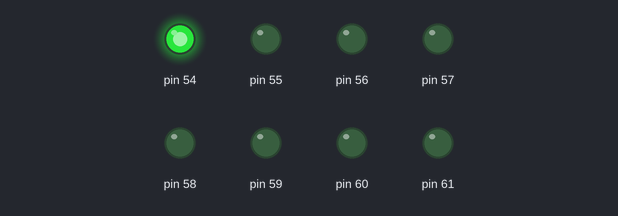
The sketch below on a simulated Arduino Mega 2560, built with avr-gcc and run on an emulated ATmega2560. On the bench: output pins drawn as LEDs (lit = HIGH).

Above: at 0.1 s.
At 0.54 s:
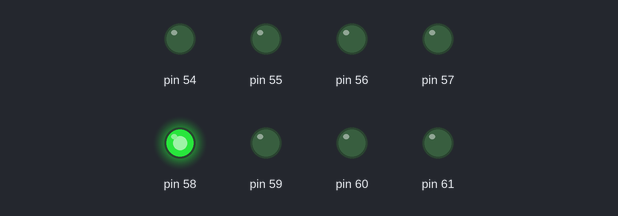
At 1.2 s:
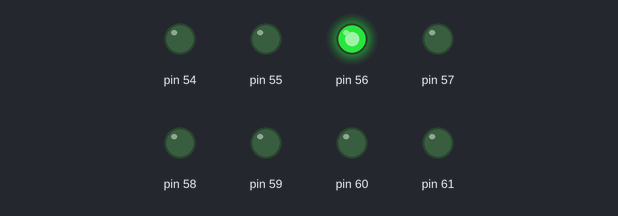
At 2.51 s:
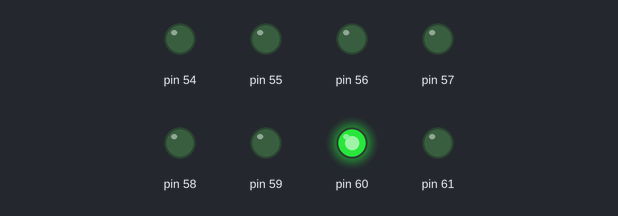
Timing chart, 0 to 3.0 s (numbered marks = the images above):
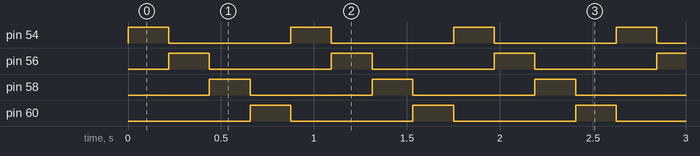

Measured:
- by itself, pin 54, pin 56, pin 58, pin 60: alternates HIGH for 0.22 s and LOW for 0.66 s
- by itself, everything shown: repeats every 0.88 s, in 4 steps

The sketch:

sketch.ino
```cpp
void setup() {
  // put your setup code here, to run once:
  volatile char *ddr_f=(char*)0x30;
  *ddr_f=0xff;

}

void loop() {
  // put your main code here, to run repeatedly:
  volatile char *port_f=(char*)0x31;

 volatile char i;
 volatile long x;
 for(i=0;i<7;i=i+2)
 {
  *port_f=(1<<i);
  for(x=0;x<100000;x++);

 }


}
```
